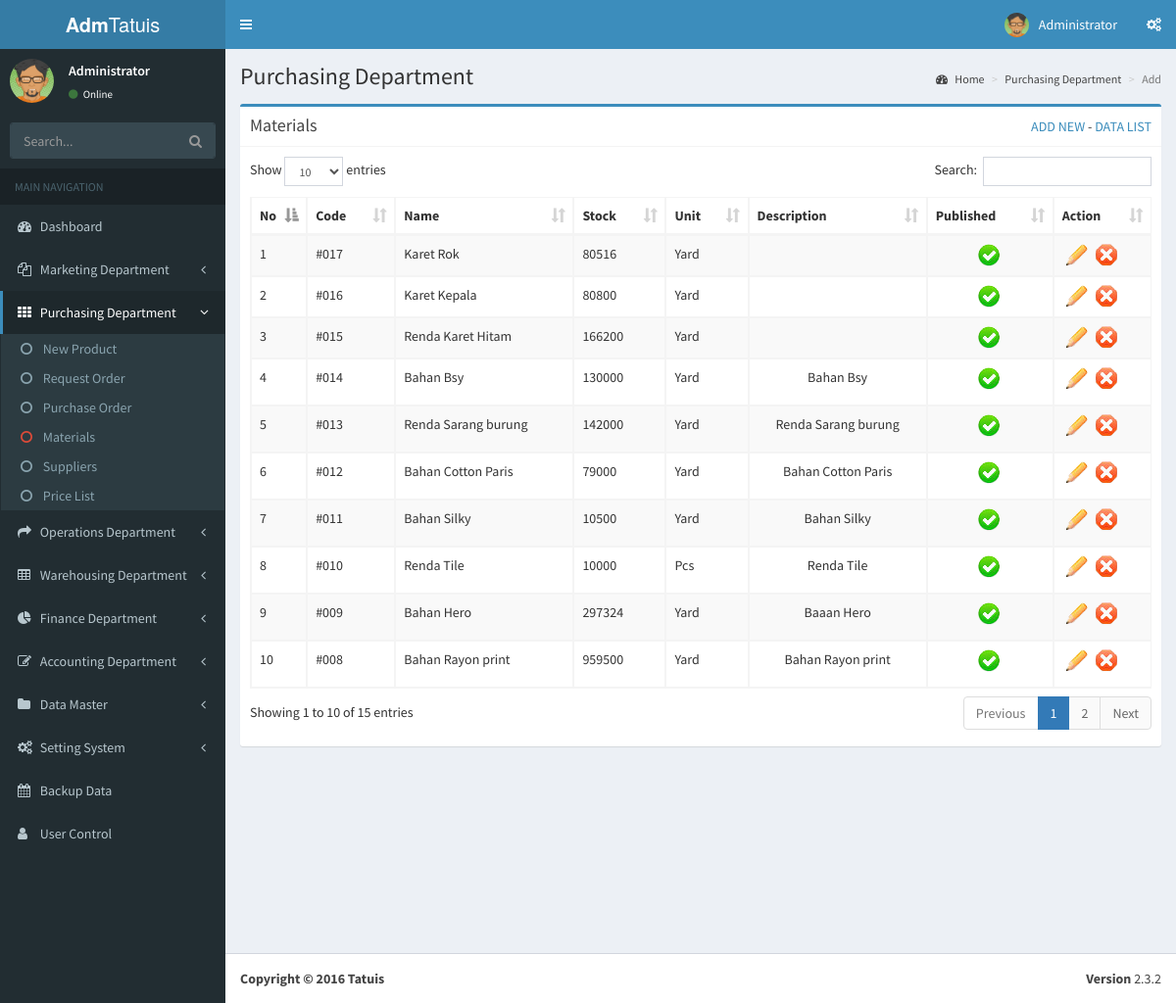
The page /?m=purchasing&s=purchasing&l=materials&open=3 (signed in) on the database its author committed.
### tables this page shows
CREATE TABLE IF NOT EXISTS `user` (
  `id` int(11) NOT NULL AUTO_INCREMENT,
  `username` varchar(50) NOT NULL,
  `password` varchar(30) NOT NULL,
  `name` varchar(50) NOT NULL,
  `level` int(1) NOT NULL,
  `department` int(11) NOT NULL,
  `image` text NOT NULL,
  `keterangan` text NOT NULL,
  `status` int(1) NOT NULL,
  PRIMARY KEY (`id`)
);

CREATE TABLE IF NOT EXISTS `tbl_material` (
  `id` int(11) NOT NULL AUTO_INCREMENT,
  `name` varchar(50) NOT NULL,
  `stock` int(11) NOT NULL,
  `unit` varchar(20) NOT NULL,
  `description` text NOT NULL,
  `published` int(1) NOT NULL,
  `status` int(1) NOT NULL,
  PRIMARY KEY (`id`)
);

### applications/config/common.php (called while the page is built, shortened)
<?php
$template="assets/TemplateTatuis";
?>

### applications/modules/purchasing/materials.php (the view, shortened to what this page needs)
<section class="content-header">
  <h1>
	Purchasing Department
  </h1>
  <ol class="breadcrumb">
	<li><a href="#"><i class="fa fa-dashboard"></i> Home</a></li>
	<li><a href="#">Purchasing Department</a></li>
	<li class="active"><?php if(empty($_GET['p']) || $_GET['p']=='add'){?>Add<?}else{?>List<?}?></li>
  </ol>
</section>
<section class="content">
	<div class="row">
		<div class="col-md-12">
		  <div class="box box-primary">
			<div class="box-header with-border">
				<h3 class="box-title">
					Materials
				</h3>
			  <div class="pull-right">
				<a href="?m=<?=$_GET['m']?>&s=<?=$_GET['s']?>&l=<?=$_GET['l']?>&p=add&open=<?=$_GET['open']?>">ADD NEW</a> -
				<a href="?m=<?=$_GET['m']?>&s=<?=$_GET['s']?>&l=<?=$_GET['l']?>&p=list&open=<?=$_GET['open']?>">DATA LIST</a>
			  </div>
			</div>
			<?php
			switch($_GET['p']){
				case 'add':?>
				<?break;
				default:?>
					<div class="box-body">
						<table id="example1" class="table table-bordered table-striped">
							<thead>
							<tr>
							  <th>No</th>
							  <th>Code</th>
							  <th>Name</th>
							  <th>Stock</th>
							  <th>Unit</th>
							  <th>Description</th>
							  <th>Published</th>
							  <th>Action</th>
							</tr>
							</thead>
							<tbody>
							<?php
							$nourut=0;
							$query_material=$query("select * from tbl_material order by id DESC");
							while($row_material=$fetch($query_material)){
							$nourut++;
							if($row_material['published']==0){
								$published="<a href='?m=$_GET[m]&s=$_GET[s]&l=$_GET[l]&p=$_GET[p]&open=$_GET[open]&action=published&id=$row_material[id]'><img src='$template/dist/img/silang.png'></a>";
							}
							else{
								$published="<a href='?m=$_GET[m]&s=$_GET[s]&l=$_GET[l]&p=$_GET[p]&open=$_GET[open]&action=unpublished&id=$row_material[id]'><img src='$template/dist/img/ceklist.png'></a>";
							}
								?>
									<tr id="tr_table">
										<td width="30"><?=$nourut?></td>
										<td align="left">#<?=sprintf('%03d',$row_material['id'])?></td>
										<td align="left"><?=$row_material['name']?></td>
										<td align="left"><?=$row_material['stock']?></td>
										<td align="left"><?=$row_material['unit']?></td>
										<td align="center"><?=$row_material['description']?></td>
										<td align="center"><?=$published?></td>
										<td>
											<a href="?m=<?=$_GET['m']?>&s=<?=$_GET['s']?>&l=<?=$_GET['l']?>&p=add&edit=1&open=<?=$_GET['open']?>&id=<?=$row_material['id']?>"><img src="<?=$template?>/dist/img/edit.png"></a>
											<a href="#" onClick='confirmation(<?=$row_material['id']?>)'><img src="<?=$template?>/dist/img/delete.png"></a>
										</td>
									</tr>
								<?
							}?>
						  </table>
						</div>
				<?break;
			}
			?>
		  </div>
		</div>
	</div>
</section>

### assets/TemplateTatuis/index.php (shortened to what this page needs)
<!DOCTYPE html>
<html>
<head>
  <link rel="stylesheet" href="<?=$template?>/plugins/select2/select2.min.css">
  <link rel="stylesheet" href="<?=$template?>/bootstrap/css/bootstrap.min.css">
  <link rel="stylesheet" href="https://maxcdn.bootstrapcdn.com/font-awesome/4.4.0/css/font-awesome.min.css">
  <link rel="stylesheet" href="<?=$template?>/plugins/colorpicker/bootstrap-colorpicker.min.css">
  <link rel="stylesheet" href="<?=$template?>/plugins/timepicker/bootstrap-timepicker.min.css">
  <link rel="stylesheet" href="<?=$template?>/plugins/iCheck/all.css">
  <link rel="stylesheet" href="<?=$template?>/plugins/datatables/dataTables.bootstrap.css">
  <link rel="stylesheet" href="<?=$template?>/plugins/daterangepicker/daterangepicker-bs3.css">
  <link rel="stylesheet" href="<?=$template?>/plugins/bootstrap-wysihtml5/bootstrap3-wysihtml5.min.css">
  <link rel="stylesheet" href="https://code.ionicframework.com/ionicons/2.0.1/css/ionicons.min.css">
  <link rel="stylesheet" href="<?=$template?>/plugins/jvectormap/jquery-jvectormap-1.2.2.css">
  <link rel="stylesheet" href="<?=$template?>/dist/css/AdminLTE.min.css">
  <link rel="stylesheet" href="<?=$template?>/dist/css/skins/_all-skins.min.css">
</head>
<body class="hold-transition skin-blue sidebar-mini">
<div class="wrapper">
  <header class="main-header">
    <a href="index2.html" class="logo">
      <span class="logo-lg"><b>Adm</b>Tatuis</span>
    </a>
    <nav class="navbar navbar-static-top" role="navigation">
      <a href="#" class="sidebar-toggle" data-toggle="offcanvas" role="button">
      </a>
      <div class="navbar-custom-menu">
        <ul class="nav navbar-nav">
          <li class="dropdown user user-menu">
            <a href="#" class="dropdown-toggle" data-toggle="dropdown">
              <img src="upload/<?=$S_avatar?>" class="user-image" alt="<?=$S_name?>">
              <span class="hidden-xs"><?=$S_name?></span>
            </a>
              </li>
            </ul>
          <li>
            <a href="#" data-toggle="control-sidebar"><i class="fa fa-gears"></i></a>
          </li>
      </div>
    </nav>
  </header>
  <aside class="main-sidebar">
    <section class="sidebar">
      <div class="user-panel">
        <div class="pull-left image">
          <img src="upload/<?=$S_avatar?>" class="img-circle" alt="<?=$S_name?>">
        </div>
        <div class="pull-left info">
          <p><?=$S_name?></p>
          <a href="#"><i class="fa fa-circle text-success"></i> Online</a>
        </div>
      </div>
      <form action="#" method="get" class="sidebar-form">
        <div class="input-group">
          <input type="text" name="q" class="form-control" placeholder="Search...">
              <span class="input-group-btn">
                <button type="submit" name="search" id="search-btn" class="btn btn-flat"><i class="fa fa-search"></i>
                </button>
              </span>
        </div>
      </form>
      <?php include("applications/models/menu.php");?>
    </section>
  </aside>
  <div class="content-wrapper">
	<?php
	switch($_GET['m']){
		case'purchasing':include("applications/modules/purchasing/purchasing.php");break;
	}
	?>
  </div>
  <footer class="main-footer">
    <div class="pull-right hidden-xs">
      <b>Version</b> 2.3.2
    </div>
    <strong>Copyright &copy; 2016 Tatuis
  </footer>
</div>
</body>
</html>

### rows shown on the page
user: image (picture), name "Administrator"
tbl_material: id "017", name "Karet Rok", stock "80516", unit "Yard"
tbl_material: id "016", name "Karet Kepala", stock "80800", unit "Yard"
tbl_material: id "015", name "Renda Karet Hitam", stock "166200", unit "Yard"
tbl_material: id "014", name "Bahan Bsy", stock "130000", unit "Yard", description "Bahan Bsy"
tbl_material: id "013", name "Renda Sarang burung", stock "142000", unit "Yard", description "Renda Sarang burung"
tbl_material: id "012", name "Bahan Cotton Paris", stock "79000", unit "Yard", description "Bahan Cotton Paris"
tbl_material: id "011", name "Bahan Silky", stock "10500", unit "Yard", description "Bahan Silky"
tbl_material: id "010", name "Renda Tile", stock "10000", unit "Pcs", description "Renda Tile"
tbl_material: id "009", name "Bahan Hero", stock "297324", unit "Yard", description "Baaan Hero"
tbl_material: id "008", name "Bahan Rayon print", stock "959500", unit "Yard", description "Bahan Rayon print"
